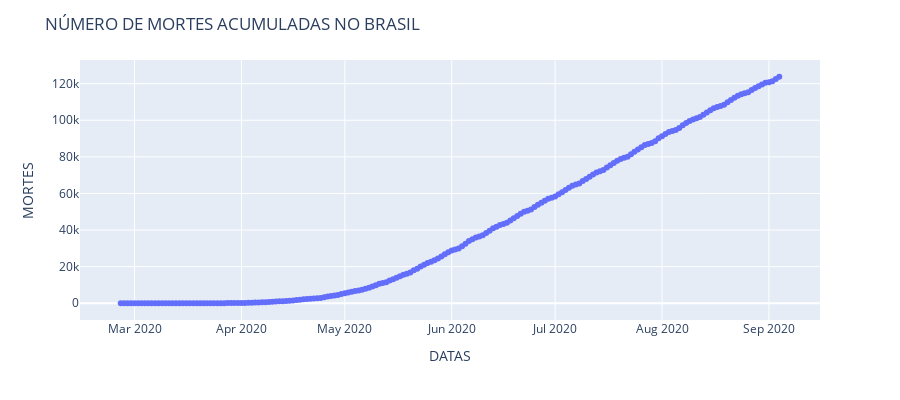

Notebook code for this chart:
### Code cell
disp = px.scatter(x=covidbrasil.date, y=covidbrasil.cumulative_deaths)
disp.update_layout(width=900,height=400,title_text='NÚMERO DE MORTES ACUMULADAS NO BRASIL')
disp.update_xaxes(title = 'DATAS')
disp.update_yaxes(title = 'MORTES')
disp.show()

### Figure 1 — Plotly figure (JSON) as saved in the notebook; plotly's stock layout.template omitted (floating-point values rounded to 4 significant figures; data arrays with more than 128 entries replaced by an {"elided": "..."} marker saying what was removed)
{"data": [{"hovertemplate": "x=%{x}<br>y=%{y}<extra></extra>", "legendgroup": "", "marker": {"color": "#636efa", "symbol": "circle"}, "mode": "markers", "name": "", "orientation": "v", "showlegend": false, "type": "scatter", "x": {"elided": "192 str values"}, "xaxis": "x", "y": {"elided": "192 int values"}, "yaxis": "y"}], "layout": {"height": 400, "legend": {"tracegroupgap": 0}, "margin": {"t": 60}, "title": {"text": "NÚMERO DE MORTES ACUMULADAS NO BRASIL"}, "width": 900, "xaxis": {"anchor": "y", "domain": [0, 1], "title": {"text": "DATAS"}}, "yaxis": {"anchor": "x", "domain": [0, 1], "title": {"text": "MORTES"}}}}
